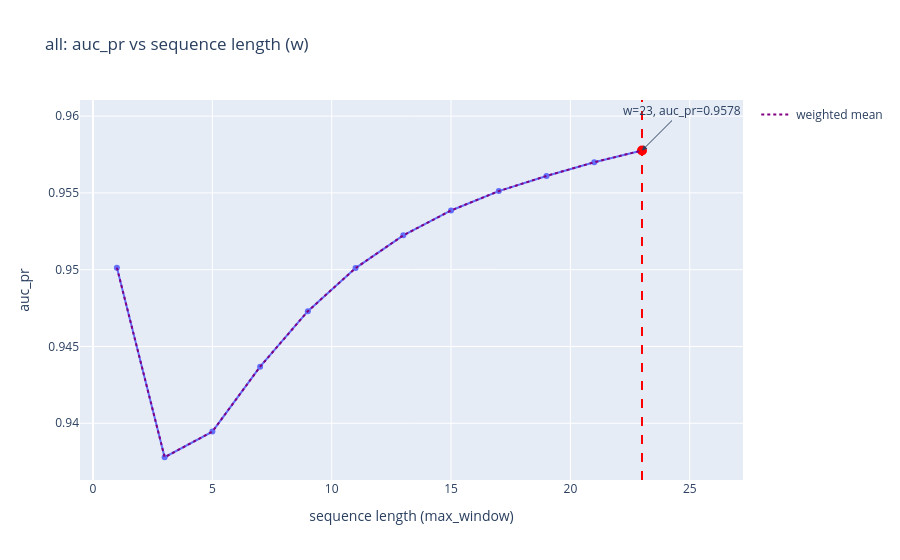
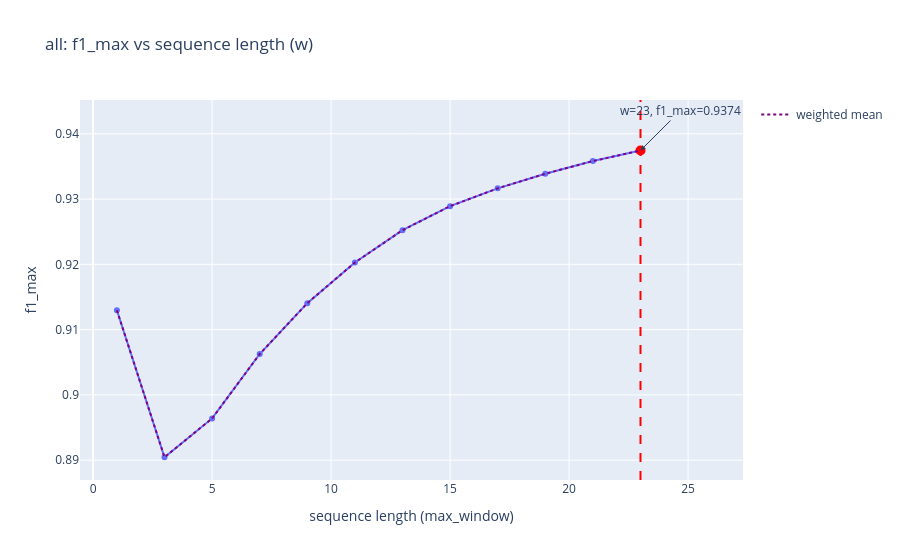
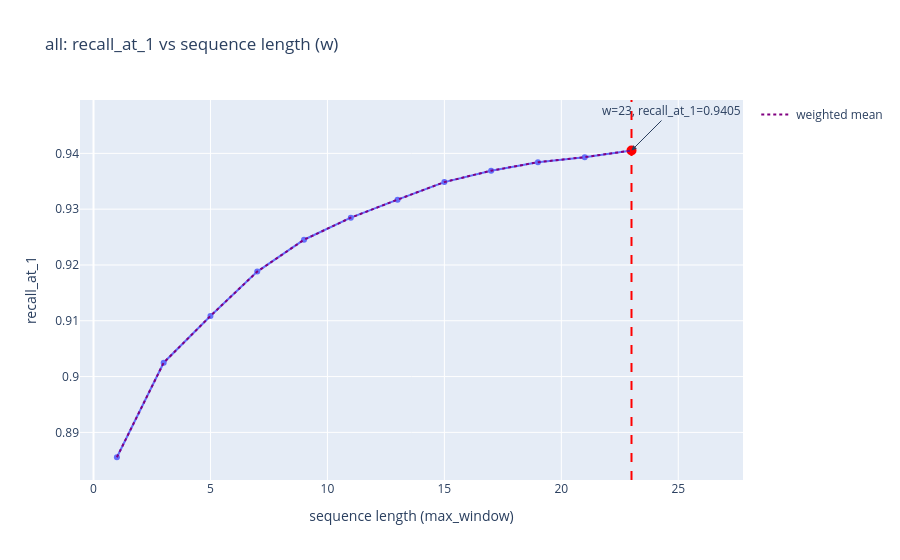
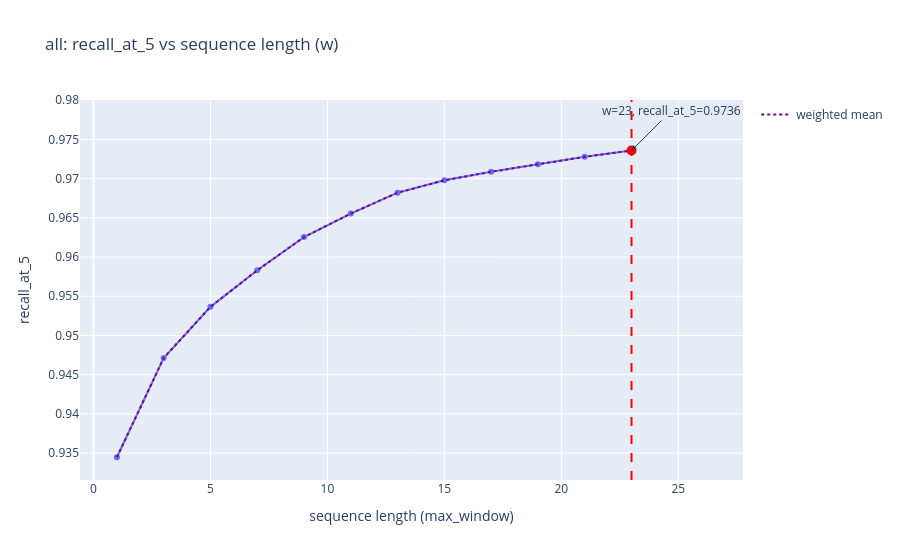

Notebook code cell kept with these figures, in order:
### Markdown cell above
### Base MegaLoc Results

### Code cell
plot_metrics_vs_window_with_stats(result_df, result_df)

### Figure 1 — Plotly figure (JSON) as saved in the notebook; plotly's stock layout.template omitted (floating-point values rounded to 4 significant figures)
{"data": [{"hovertemplate": "w=%{x}<br>auc_pr=%{y}<extra></extra>", "legendgroup": "", "line": {"color": "#636efa", "dash": "solid"}, "marker": {"symbol": "circle"}, "mode": "lines+markers", "name": "", "orientation": "v", "showlegend": false, "type": "scatter", "x": [1, 3, 5, 7, 9, 11, 13, 15, 17, 19, 21, 23], "xaxis": "x", "y": [0.9501, 0.9378, 0.9395, 0.9437, 0.9473, 0.9501, 0.9522, 0.9539, 0.9551, 0.9561, 0.957, 0.9578], "yaxis": "y"}, {"marker": {"color": "red", "size": 10}, "mode": "markers", "name": "max", "showlegend": false, "type": "scatter", "x": [23], "y": [0.9578]}, {"line": {"color": "purple", "dash": "dot"}, "mode": "lines", "name": "weighted mean", "showlegend": true, "type": "scatter", "x": [1, 3, 5, 7, 9, 11, 13, 15, 17, 19, 21, 23], "y": [0.9501, 0.9378, 0.9395, 0.9437, 0.9473, 0.9501, 0.9522, 0.9539, 0.9551, 0.9561, 0.957, 0.9578]}], "layout": {"annotations": [{"arrowhead": 2, "ax": 40, "ay": -40, "showarrow": true, "text": "w=23, auc_pr=0.9578", "x": 23, "y": 0.9578}], "legend": {"tracegroupgap": 0}, "shapes": [{"line": {"color": "red", "dash": "dash"}, "type": "line", "x0": 23, "x1": 23, "xref": "x", "y0": 0, "y1": 1, "yref": "y domain"}], "title": {"text": "all: auc_pr vs sequence length (w)"}, "xaxis": {"anchor": "y", "domain": [0, 1], "title": {"text": "sequence length (max_window)"}}, "yaxis": {"anchor": "x", "domain": [0, 1], "title": {"text": "auc_pr"}}}}

### Figure 2 — Plotly figure (JSON) as saved in the notebook; plotly's stock layout.template omitted (floating-point values rounded to 4 significant figures)
{"data": [{"hovertemplate": "w=%{x}<br>f1_max=%{y}<extra></extra>", "legendgroup": "", "line": {"color": "#636efa", "dash": "solid"}, "marker": {"symbol": "circle"}, "mode": "lines+markers", "name": "", "orientation": "v", "showlegend": false, "type": "scatter", "x": [1, 3, 5, 7, 9, 11, 13, 15, 17, 19, 21, 23], "xaxis": "x", "y": [0.913, 0.8904, 0.8964, 0.9063, 0.9141, 0.9203, 0.9252, 0.9289, 0.9316, 0.9339, 0.9358, 0.9374], "yaxis": "y"}, {"marker": {"color": "red", "size": 10}, "mode": "markers", "name": "max", "showlegend": false, "type": "scatter", "x": [23], "y": [0.9374]}, {"line": {"color": "purple", "dash": "dot"}, "mode": "lines", "name": "weighted mean", "showlegend": true, "type": "scatter", "x": [1, 3, 5, 7, 9, 11, 13, 15, 17, 19, 21, 23], "y": [0.913, 0.8904, 0.8964, 0.9063, 0.9141, 0.9203, 0.9252, 0.9289, 0.9316, 0.9339, 0.9358, 0.9374]}], "layout": {"annotations": [{"arrowhead": 2, "ax": 40, "ay": -40, "showarrow": true, "text": "w=23, f1_max=0.9374", "x": 23, "y": 0.9374}], "legend": {"tracegroupgap": 0}, "shapes": [{"line": {"color": "red", "dash": "dash"}, "type": "line", "x0": 23, "x1": 23, "xref": "x", "y0": 0, "y1": 1, "yref": "y domain"}], "title": {"text": "all: f1_max vs sequence length (w)"}, "xaxis": {"anchor": "y", "domain": [0, 1], "title": {"text": "sequence length (max_window)"}}, "yaxis": {"anchor": "x", "domain": [0, 1], "title": {"text": "f1_max"}}}}

### Figure 3 — Plotly figure (JSON) as saved in the notebook; plotly's stock layout.template omitted (floating-point values rounded to 4 significant figures)
{"data": [{"hovertemplate": "w=%{x}<br>recall_at_1=%{y}<extra></extra>", "legendgroup": "", "line": {"color": "#636efa", "dash": "solid"}, "marker": {"symbol": "circle"}, "mode": "lines+markers", "name": "", "orientation": "v", "showlegend": false, "type": "scatter", "x": [1, 3, 5, 7, 9, 11, 13, 15, 17, 19, 21, 23], "xaxis": "x", "y": [0.8855, 0.9025, 0.9109, 0.9188, 0.9245, 0.9285, 0.9317, 0.9348, 0.9369, 0.9384, 0.9393, 0.9405], "yaxis": "y"}, {"marker": {"color": "red", "size": 10}, "mode": "markers", "name": "max", "showlegend": false, "type": "scatter", "x": [23], "y": [0.9405]}, {"line": {"color": "purple", "dash": "dot"}, "mode": "lines", "name": "weighted mean", "showlegend": true, "type": "scatter", "x": [1, 3, 5, 7, 9, 11, 13, 15, 17, 19, 21, 23], "y": [0.8855, 0.9025, 0.9109, 0.9188, 0.9245, 0.9285, 0.9317, 0.9348, 0.9369, 0.9384, 0.9393, 0.9405]}], "layout": {"annotations": [{"arrowhead": 2, "ax": 40, "ay": -40, "showarrow": true, "text": "w=23, recall_at_1=0.9405", "x": 23, "y": 0.9405}], "legend": {"tracegroupgap": 0}, "shapes": [{"line": {"color": "red", "dash": "dash"}, "type": "line", "x0": 23, "x1": 23, "xref": "x", "y0": 0, "y1": 1, "yref": "y domain"}], "title": {"text": "all: recall_at_1 vs sequence length (w)"}, "xaxis": {"anchor": "y", "domain": [0, 1], "title": {"text": "sequence length (max_window)"}}, "yaxis": {"anchor": "x", "domain": [0, 1], "title": {"text": "recall_at_1"}}}}

### Figure 4 — Plotly figure (JSON) as saved in the notebook; plotly's stock layout.template omitted (floating-point values rounded to 4 significant figures)
{"data": [{"hovertemplate": "w=%{x}<br>recall_at_5=%{y}<extra></extra>", "legendgroup": "", "line": {"color": "#636efa", "dash": "solid"}, "marker": {"symbol": "circle"}, "mode": "lines+markers", "name": "", "orientation": "v", "showlegend": false, "type": "scatter", "x": [1, 3, 5, 7, 9, 11, 13, 15, 17, 19, 21, 23], "xaxis": "x", "y": [0.9345, 0.9471, 0.9536, 0.9583, 0.9625, 0.9655, 0.9682, 0.9698, 0.9709, 0.9718, 0.9728, 0.9736], "yaxis": "y"}, {"marker": {"color": "red", "size": 10}, "mode": "markers", "name": "max", "showlegend": false, "type": "scatter", "x": [23], "y": [0.9736]}, {"line": {"color": "purple", "dash": "dot"}, "mode": "lines", "name": "weighted mean", "showlegend": true, "type": "scatter", "x": [1, 3, 5, 7, 9, 11, 13, 15, 17, 19, 21, 23], "y": [0.9345, 0.9471, 0.9536, 0.9583, 0.9625, 0.9655, 0.9682, 0.9698, 0.9709, 0.9718, 0.9728, 0.9736]}], "layout": {"annotations": [{"arrowhead": 2, "ax": 40, "ay": -40, "showarrow": true, "text": "w=23, recall_at_5=0.9736", "x": 23, "y": 0.9736}], "legend": {"tracegroupgap": 0}, "shapes": [{"line": {"color": "red", "dash": "dash"}, "type": "line", "x0": 23, "x1": 23, "xref": "x", "y0": 0, "y1": 1, "yref": "y domain"}], "title": {"text": "all: recall_at_5 vs sequence length (w)"}, "xaxis": {"anchor": "y", "domain": [0, 1], "title": {"text": "sequence length (max_window)"}}, "yaxis": {"anchor": "x", "domain": [0, 1], "title": {"text": "recall_at_5"}}}}
